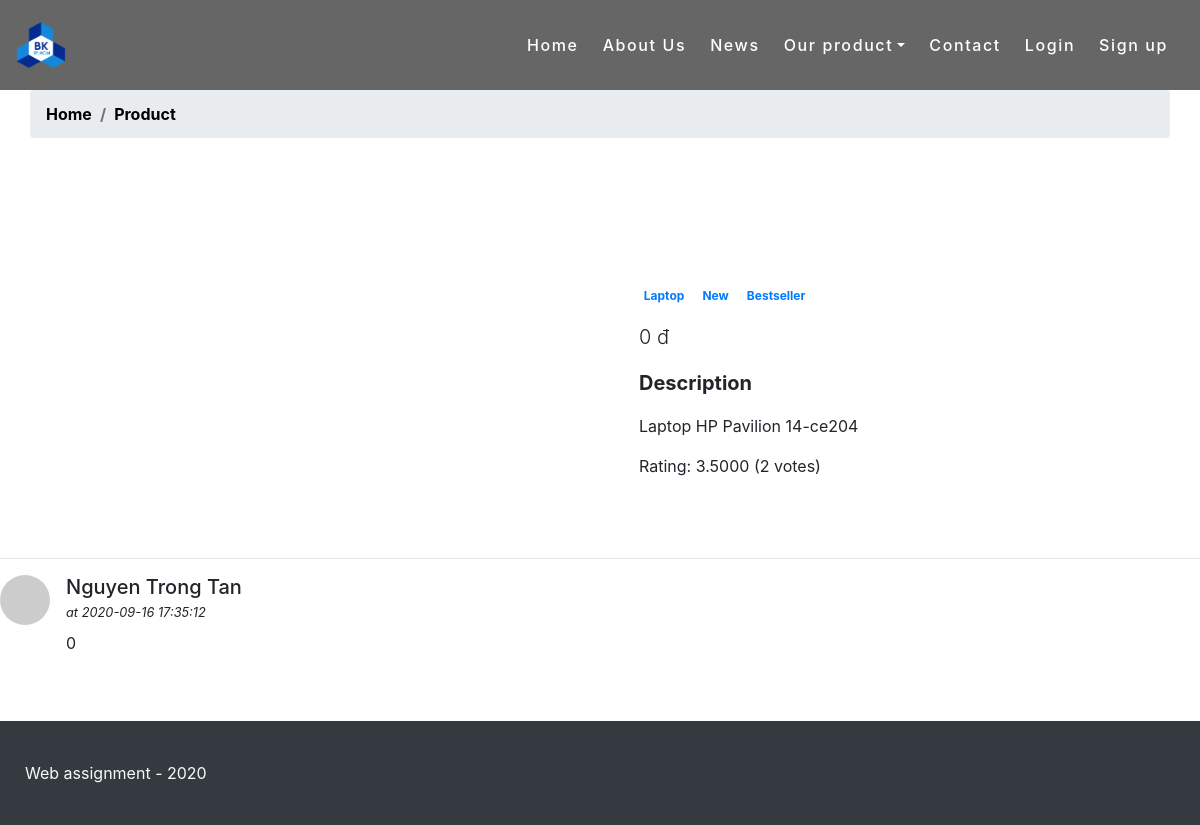
Screenshot of /product.php?id=1 with the database file from the repository.
### tables this page shows
CREATE TABLE `product` (
  `id` int(11) NOT NULL,
  `product_name` varchar(100) NOT NULL,
  `description` varchar(1000) DEFAULT NULL,
  `category_id` int(11) NOT NULL,
  `price` double NOT NULL DEFAULT 0,
  `is_active` tinyint(1) DEFAULT 1,
  `status` varchar(50) DEFAULT 'AVAILABLE',
  `image` varchar(500)
);

CREATE TABLE `category` (
  `id` int(11) NOT NULL,
  `category` varchar(30) NOT NULL
);

CREATE TABLE `product_comment` (
  `id` int(11) NOT NULL,
  `product_id` int(11) NOT NULL,
  `user_id` int(11) NOT NULL,
  `comment` int(11) DEFAULT NULL,
  `comment_time` timestamp NULL DEFAULT current_timestamp()
);

CREATE TABLE `user` (
  `id` int(11) NOT NULL,
  `password` varchar(30) NOT NULL,
  `email` varchar(50) NOT NULL,
  `name` varchar(50) NOT NULL,
  `date_of_birth` date DEFAULT NULL,
  `avatar` varchar(100) DEFAULT NULL,
  `is_admin` tinyint(1) DEFAULT 0,
  `is_active` tinyint(1) DEFAULT 1
);

### model/Product.php (called while the page is built, shortened)
<?php
class Product
{
    public $id;
    public function __construct($object)
    {
        if (isset($object->id))
            $this->id = $object->id;
        if (isset($object->description))
            $this->description = $object->description;
        $this->price = $object->price;
        if (isset($object->is_active))
            $this->is_active = $object->is_active;
        if (isset($object->category))
            $this->category = $object->category;
    }
    private function setRating(){
        $query = "SELECT AVG(rating) as avg_rating, COUNT(*) as total FROM product_rating WHERE product_id = ?";
        $result = runQuery($query, ["i", &$this->id])->fetch_object();
        if ($result != null){
            $this->rating = $result->avg_rating;
            $this->count_rating = $result->total;
        }
    }
    public static function getById($id)
    {
        $query = "SELECT p.*, c.category FROM product p LEFT JOIN category c on p.category_id = c.id WHERE p.id = ?";
        $result = runQuery($query, ["i", &$id]);
        $product = new Product($result->fetch_object());
        $product->setRating();
        return $product;
    }
}

### util.php (called while the page is built, shortened)
<?php
$servername = "localhost";
$dBUsername = "root";
$dBPassword = "";
$dBName = "company";
$conn = mysqli_connect($servername, $dBUsername, $dBPassword, $dBName);
function runQuery($query, $param = null, $isSelect = true)
{
    global $conn;
    $stmt = $conn->prepare($query);
    if ($param != null){
        call_user_func_array(array($stmt, 'bind_param'), $param);
    }
    if (!$stmt->execute()) {
        serverErrorResponse($conn->error);
    }
    if ($isSelect)
        return $stmt->get_result();
    else
        return $stmt->affected_rows;
}
?>

### model/ProductComment.php (called while the page is built, shortened)
<?php
class ProductComment
{
    public function __construct($object)
    {
        if (isset($object->name))
            $this->user = $object->name;
        $this->comment = $object->comment;
        if (isset($object->comment_time))
            $this->comment_time = $object->comment_time;
    }
    public static function getByProductByPage($productId,$pageNum, $pageSize){
        $offset = $pageNum * $pageSize;
        $query = "SELECT p.*, u.name FROM product_comment p LEFT JOIN user u on u.id = p.user_id
                    WHERE product_id = ?
                    ORDER BY comment_time DESC LIMIT ? OFFSET ?";
        $param = ["iii", &$productId, &$pageSize, &$offset];
        $result = runQuery($query, $param);
        $response = [];
        while ($row = $result->fetch_object()) {
            array_push($response, new ProductComment($row));
        }
        return $response;
    }
}

### view/product_detail_view.php (the view, shortened to what this page needs)
<?php
$product = Product::getById($_GET['id']);
if ($product->is_active){
    include 'LayOut/header.php';
    include_once "model/ProductComment.php";
    $comment_list = ProductComment::getByProductByPage($product->id, 0, 100);
?>
    <nav aria-label="breadcrumb">
        <ol class="breadcrumb container">
            <li class="breadcrumb-item"><a href="index.php" style="color: black">Home</a></li>
            <li class="breadcrumb-item active" aria-current="page">Product</li>
        </ol>
    </nav>
<main class="mt-5 pt-4">
    <div class="container dark-grey-text mt-5">
        <div class="row wow fadeIn">
            <div class="col-md-6 mb-4">
            </div>
            <div class="col-md-6 mb-4">
                <div class="p-4">
                    <div class="mb-3">
                        <a href="">
                            <span class="badge purple mr-1"><?php echo $product->category ?></span>
                        </a>
                        <a href="">
                            <span class="badge blue mr-1">New</span>
                        </a>
                        <a href="">
                            <span class="badge red mr-1">Bestseller</span>
                        </a>
                    </div>
                    <p class="lead">
                        <span><?php echo $product->price ?> đ</span>
                    </p>
                    <p class="lead font-weight-bold">Description</p>
                    <p><?php echo $product->description?></p>
                    <p>Rating: <?php echo $product->rating?> (<?php echo $product->count_rating?> votes)</p>
                </div>
            </div>
        </div>
    </div>
</main>
    <hr>
    <div id="comment-section">
        <?php
        foreach ($comment_list as $comment){
            ?>
            <div class="media mb-4">
                <img class="d-flex mr-3 rounded-circle" src="http://placehold.it/50x50" alt="">
                <div class="media-body">
                    <h5 class="mt-0 mb-0"><?php echo $comment->user ?></h5>
                    <i><small>at <?php echo $comment->comment_time ?></small></i>
                    <p class="mt-2"><?php echo $comment->comment ?></p>
                </div>
            </div>
            <?php
        }
        ?>
    </div>
    <?php
    include 'LayOut/footer.php';
    ?>
    <?php
} else {
    http_response_code(400);
}
?>

### Public/styles/indexCss.css (style rules this page uses)
body { overflow-x: hidden; }
.breadcrumb-item { color: black !important; font-weight: 700; }

### Public/styles/addProduct.css (style rules this page uses)
body { font-family: sans-serif; color: #333; overflow-x: hidden; font-size: 14px; }
li a { text-decoration: none; display: block; color: black; }

### rows the page displays
product: category.category "Laptop", price "0", description "Laptop HP Pavilion 14-ce204"
product_comment: user.name "Nguyen Trong Tan", comment_time "2020-09-16 17:35:12", comment "0"

### other values shown
$product->rating "3.5000"
$product->count_rating "2"
